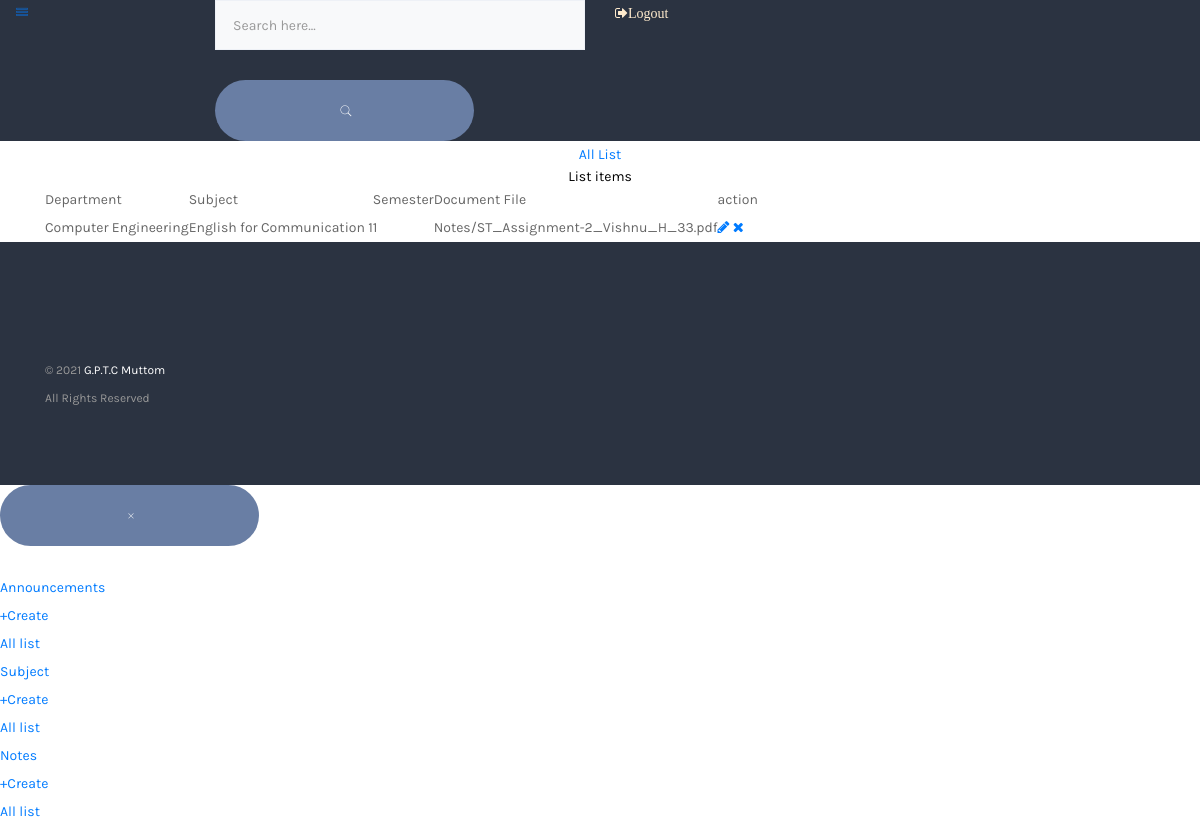
Screenshot of /staff/notes/list/ with the database file from the repository.
### staff_user/models.py (models this page shows)
class Notes(models.Model):
    SEM_CHOICE = (
        ('1', '1'),
        ('2', '2'),
        ('3', '3'),
        ('4', '4'),
        ('5', '5'),
        ('6', '6')
    )
    id = models.BigAutoField(
        primary_key=True
    )
    department = models.ForeignKey(
        to=Department,
        on_delete=models.CASCADE,
        verbose_name='Department'
    )
    sub = models.ForeignKey(
        to=Subject,
        on_delete=models.CASCADE,
        verbose_name='Subject',
        related_name='sub'
    )
    semester = models.CharField(
        max_length=100,
        choices=SEM_CHOICE,
        verbose_name='semester',
    )
    uploadfile = models.FileField(
        upload_to='Notes',
        verbose_name='Upload File'
    )
    created_on = models.DateTimeField(
        auto_now_add=True
    )
    updated_on = models.DateTimeField(
        auto_now=True
    )

class Subject(models.Model):
    SEM_CHOICE = (
        ('1', '1'),
        ('2', '2'),
        ('3', '3'),
        ('4', '4'),
        ('5', '5'),
        ('6', '6')
    )
    id = models.BigAutoField(
        primary_key=True
    )
    name = models.ForeignKey(
        to=Department,
        on_delete=models.CASCADE,
        verbose_name='Department'
    )
    subject = models.CharField(
        max_length=100,
        verbose_name='Subject'
    )
    semester = models.CharField(
        max_length=100,
        choices=SEM_CHOICE,
        verbose_name='Semester'
    )
    created_on = models.DateTimeField(
        auto_now_add=True
    )
    updated_on = models.DateTimeField(
        auto_now=True
    )
    def __str__(self) -> str:
        return self.subject

### owner/models.py (models this page shows)
class Department(models.Model):
    id = models.BigAutoField(
        primary_key=True
    )
    Name = models.CharField(
        unique=True,
        max_length=100,
        verbose_name='Name',
    )
    Description = RichTextField(
        verbose_name='Description'
    )
    image = models.ImageField(
        upload_to='uploads',
        verbose_name='Department Image'
    )
    created_on = models.DateTimeField(
        auto_now_add=True
    )
    updated_on = models.DateTimeField(
        auto_now=True
    )
    def __str__(self):
        return self.Name

### staff_user/views.py (the view)
# urls.py: path('notes/list/' , NotesListView.as_view() , name='notes_list'),
class NotesListView(ListView):
    model = Notes
    template_name = "notes/notelist.html"

### staff_user/templates/notes/notelist.html
{% extends 'staff_home/navbar.html' %}
{% block content %}
<div class="breadcrumb-area pt-35 pb-35 bg-gray-3">
    <div class="container">
        <div class="breadcrumb-content text-center">
            <ul>
                <li>
                    <a href="index.html">All List</a>
                </li>
            </ul>
        </div>
    </div>
</div>
<div class="cart-main-area pt-90 pb-100">
    <div class="container">
        <h3 class="cart-page-title text-center">List items</h3>
        <div class="row">
            <div class=" col-md-19 col-sm-19 col-12">
                {% if object_list %}
                <form action="#">
                    <div class="table-content table-responsive cart-table-content">
                        <table>
                            <thead>
                                <tr>
                                    <th>Department</th>
                                    <th>Subject</th>
                                    <th>Semester</th>
                                    <th>Document File</th>
                                    <th>action</th>
                                </tr>
                            </thead>
                            <tbody>
                                {% for n in object_list %}
                                <tr>
                                    <td class="product-name">{{n.department}}</td>
                                    <td class="product-name">{{n.sub}}</td>
                                    <td class="product-name">{{n.semester}}</td>
                                    <td class="product-name">{{n.uploadfile}}</td>
                                    <td class="product-remove">
                                        <a href="{% url 'notes_update' id=n.id %}"><i class="fa fa-pencil"></i></a>
                                        <a href="{% url 'notes_delete' id=n.id %}"><i class="fa fa-times" onclick="return confirm('Are you sure')"></i></a>
                                    </td>
                                </tr>
                                {% endfor %}
                            </tbody>
                        </table>
                    </div>
                </form>
                {% else %}
                <div class="container">
                    <div class="alert alert-info">
                        <p class="text-center" style="font-weight: bold;">Empty!</p>
                    </div>
                </div>
                {% endif %}
            </div>
        </div>
    </div>
</div>
{% endblock content %}

### static/assets/stylesheets/style.css (style rules this page uses)
html { overflow-y: scroll; -webkit-text-size-adjust: 100%; -ms-text-size-adjust: 100%; }
body { line-height: 1; -webkit-font-smoothing: antialiased; -webkit-text-size-adjust: 100%; -ms-text-size-adjust: 100%; }
a, abbr, acronym, address, applet, article, aside, audio, b, big, blockquote, body, caption, canvas, center, cite, code, dd, del, details, dfn, dialog, div, dl, dt, em, embed, fieldset, figcaption, figure, form, footer, header, hgroup, h1, h2, h3, h4, h5, h6, html, i, iframe, img, ins, kbd, label, legend, li, mark, menu, nav,object, ol, output, p, pre, q, ruby, s, samp, section, small, span, strike, strong, sub, summary, sup, tt, table, tbody, textarea, tfoot, thead, time, tr, th, td, u, ul, var, video { font-family: inherit; font-size: 100%; font-weight: inherit; font-style: inherit; vertical-align: baseline; margin: 0; padding: 0; border: 0; outline: 0; background: transparent; }
ol, ul { list-style: none; }
table { border-collapse: collapse; border-spacing: 0; }
*, *:before, *:after { -webkit-box-sizing: border-box; -moz-box-sizing: border-box; box-sizing: border-box; }
body { font: 14px/28px "Karla", sans-serif; font-weight: 400; background-color: #fff; color: #666666; }
a { text-decoration: none; -webkit-transition: all 0.3s ease-in-out; -moz-transition: all 0.3s ease-in-out; -ms-transition: all 0.3s ease-in-out; -o-transition: all 0.3s ease-in-out; transition: all 0.3s ease-in-out; }
ul, ol { padding: 0; }
h1, h2, h3, h6 { color: #000000; }

### rows the page displays
Notes: department "Computer Engineering", sub "English for Communication 1", semester "1", uploadfile "Notes/ST_Assignment-2_Vishnu_H_33.pdf"
